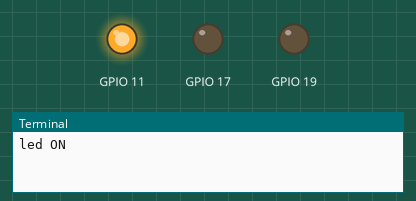
Recording of a program running on a simulated Raspberry Pi (BCM pin numbers). Parts: output pins drawn as LEDs (lit = HIGH), the last lines printed to the terminal. At 18.0 s the program stops and its outputs stay as they are.

Above: at 0.1 s.
At 6.1 s:
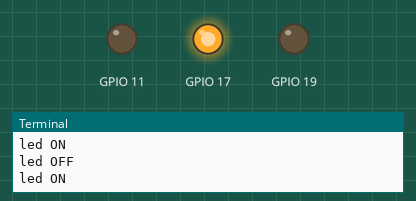
At 12.1 s:
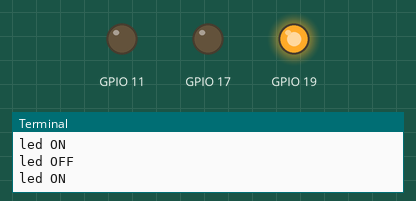
At 15.1 s:
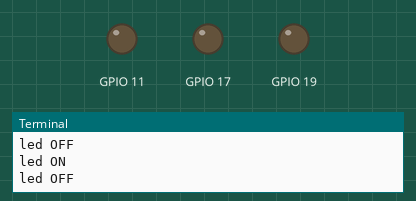
Timing chart, 0 to 16.6 s (numbered marks = the images above):
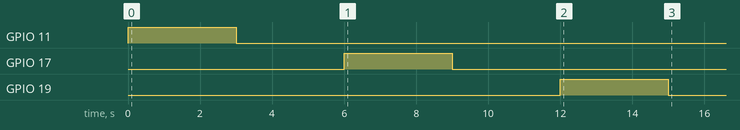

The program:

gpio.py
```python
import RPi.GPIO as GPIO
import time

pin1 = 11
pin2 = 17
pin3 = 19


def led_on(pin):
    GPIO.setmode(GPIO.BCM)
    GPIO.setup(pin, GPIO.OUT)

    GPIO.output(pin, True)

def led_off(pin):
    GPIO.setmode(GPIO.BCM)
    GPIO.setup(pin, GPIO.OUT)

    GPIO.cleanup(pin)

led_on(pin1)
print('led ON')
time.sleep(3)
led_off(pin1)
print('led OFF')
time.sleep(3)
led_on(pin2)
print('led ON')
time.sleep(3)
led_off(pin2)
print('led OFF')
time.sleep(3)
led_on(pin3)
print('led ON')
time.sleep(3)
led_off(pin3)
print('led OFF')
time.sleep(3)
```

Measured:
- by itself, GPIO 11: LOW → HIGH at 0.00 s, → LOW 3.0 s later
- by itself, GPIO 17: LOW → HIGH at 6.0 s, → LOW 3.0 s later
- by itself, GPIO 19: LOW → HIGH at 12.0 s, → LOW 3.0 s later
